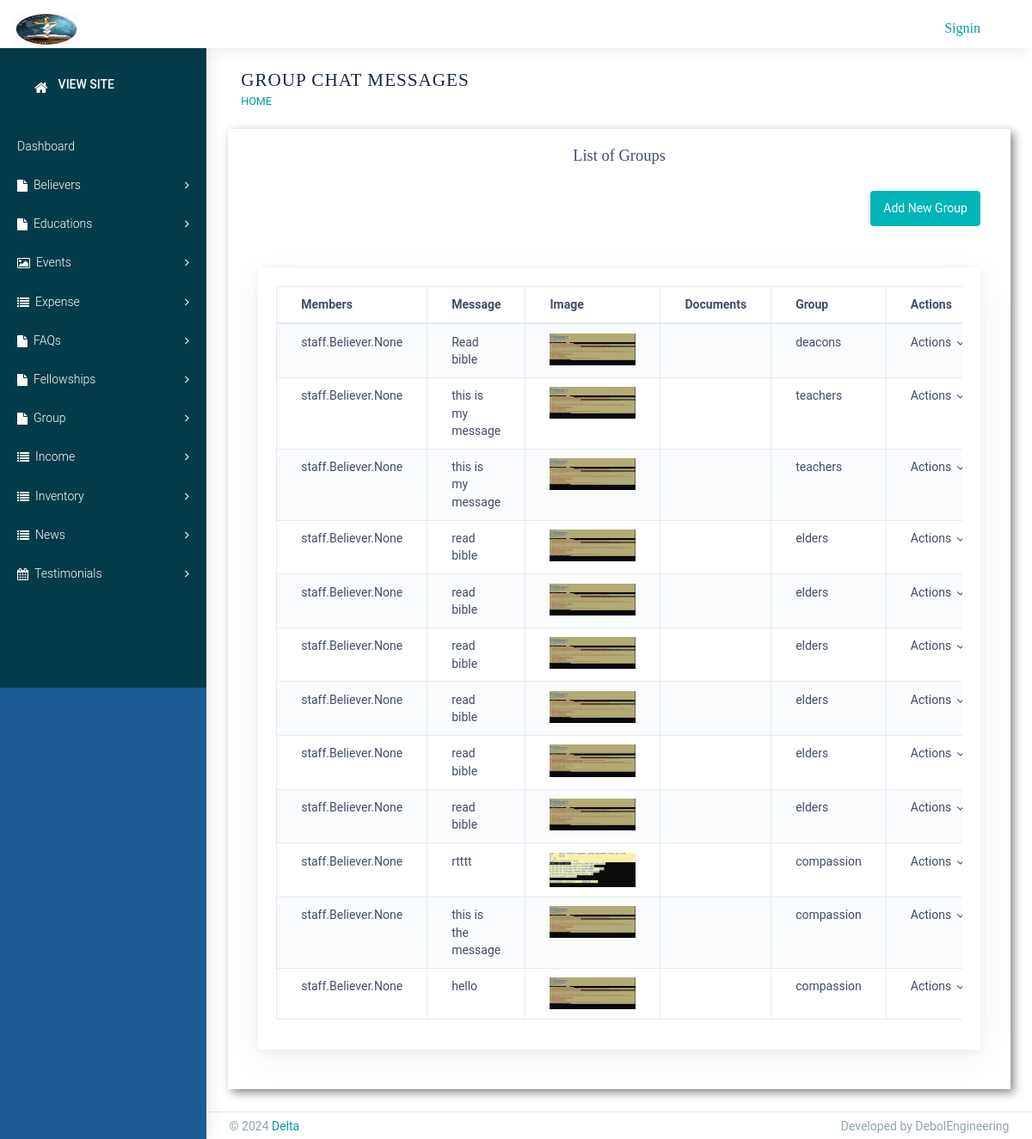
Page /staff/group/ on the committed database.
### staff/models.py (models this page shows)
class GroupChat(models.Model):
    members = models.ManyToManyField('Believer')
    message = models.TextField()
    image = models.ImageField(upload_to='group_chat', blank=True, null=True)
    documents = models.FileField(upload_to='group_chat_documents', blank=True, null=True)
    GROUP_CHOICES = [
        ('prayer', 'Prayer'),
        ('classes', 'classes'),
        ('compassion', 'Compassion'),
        ('quires', 'Quires'),
        ('pastors', 'Pastors'),
        ('deacons', 'Deacons'),
        ('elders', 'Elders'),
        ('teachers', 'Teachers'),
    ]
    group = models.CharField(max_length=100, choices=GROUP_CHOICES)

### staff/views.py (the view)
# urls.py: path('group/', GroupList.as_view(), name='group_list'),
class GroupList(View):
    template_name='staff/Groups/list_group.html'
    def get(self, request):
        groups = GroupChat.objects.all()
        return render(request, self.template_name, {'groups':groups})

### Templates/staff/Groups/list_group.html (shortened to what this page needs)
{% extends 'staff/base.html' %}
{% load static %}
{% block title %}
Group Chat Messages
{% endblock %}
{% block content %}
<div class="site-main">
    <section class="ttm-row clearfix">
        <div class="container">
            <div class="row pt-60 res-991-pt-0">
                <div class="col-lg-12">
                    <div class="pr-40 res-991-pr-0 res-991-pb-30">
                        <h4 class="h4-md " style="margin-bottom: 30px ; text-align: center;">List of Groups</h4>
                        <div class="row justify-content-end">
                            <div class="col-auto">
                                <a href="{% url 'staff:group_add' %}" class="btn btn-primary mb-4">Add New Group</a>
                            </div>
                        </div>
                        <div class="card">
                            <div class="card-body">
                                <div class="table-responsive">
                                    <table class="table table-striped table-bordered multi-ordering">
                                        <thead>
                                            <tr>
                                                <th>Members</th>
                                                <th>Message</th>
                                                <th>Image</th>
                                                <th>Documents</th>
                                                <th>Group</th>
                                                <th>Actions</th>
                                            </tr>
                                        </thead>
                                        <tbody>
                                            {% for message in groups %}
                                            <tr>
                                                <td>{{ message.members }}</td>
                                                <td>{{ message.message }}</td>
                                                <td>
                                                    {% if message.image %}
                                                    <img src="{{ message.image.url }}" alt="Image"
                                                        style="max-width: 100px;">
                                                    {% endif %}
                                                </td>
                                                <td>
                                                </td>
                                                <td>{{ message.group }}</td>
                                                <td>
                                                    <span class="dropdown">
                                                        <a id="btnSearchDrop31" data-toggle="dropdown"
                                                            aria-haspopup="true" aria-expanded="true"
                                                            class="dropdown-toggle dropdown-menu-right">
                                                            Actions</a>
                                                </td>
                                            </tr>
                                            {% endfor %}
                                        </tbody>
                                    </table>
                                </div>
                            </div>
                        </div>
                    </div>
                </div>
            </div>
        </div>
    </section>
</div>
{% endblock %}

### Templates/staff/base.html (shortened to what this page needs)
{% load static %}
<!DOCTYPE html>
<html class="loading" lang="en" data-textdirection="ltr">
  <head>
    {% include 'staff/head.html' %}
  </head>
  <body id="id_bar" class="vertical-layout vertical-menu-modern 2-columns   fixed-navbar " data-open="click"
    data-menu="vertical-menu-modern" data-col="2-columns">
    {% include 'staff/header.html' %}
    <div class="main-menu menu-fixed menu-dark menu-accordion menu-shadow expan" data-scroll-to-active="true">
      <div class="main-menu-content" style="margin-bottom: 40px; ">
        <ul class="navigation navigation-main " id="main-menu-navigation" data-menu="menu-navigation"
          style=" background-color:#033b4a; padding-bottom: 110px;">
          <li class=" nav-item navigation-header {% block dashboard %} {% endblock %}">
            <a href=""><i class="fa fa-home"></i><span class="menu-title">View Site</span></a>
          </li>
          <br>
          <li class=" nav-item {% block index %} {% endblock %}">
            <a href="{% url 'staff:index' %}">
              <span class="menu-title">Dashboard </span>
            </a>
          </li>
          <li class=" nav-item {% block believer %} {% endblock %}">
            <a href="#">
              <span class="menu-title"><i class="fa fa-file"></i>Believers</span>
            </a>
          </li>
          <li class=" nav-item {% block education %} {% endblock %}">
            <a href="#">
              <span class="menu-title"><i class="fa fa-file"></i>Educations</span>
            </a>
          </li>
          <li class=" nav-item {% block events %} {% endblock %}">
            <a href="#">
              <span class="menu-title"><i class="fa fa-image"></i>Events</span>
            </a>
          </li>
          <li class=" nav-item {% block expense %} {% endblock %}">
            <a href="#">
              <span class="menu-title"><i class="fa fa-list"></i>Expense</span>
            </a>
          </li>
          <li class=" nav-item {% block faq %} {% endblock %}">
            <a href="#">
              <span class="menu-title"><i class="fa fa-file"></i>FAQs</span>
            </a>
          </li>
          <li class=" nav-item {% block fellowship %} {% endblock %}">
            <a href="#">
              <span class="menu-title"><i class="fa fa-file"></i>Fellowships</span>
            </a>
          </li>
          <li class=" nav-item {% block group %} {% endblock %}">
            <a href="#">
              <span class="menu-title"><i class="fa fa-file"></i>Group</span>
            </a>
          </li>
          <li class=" nav-item {% block income %} {% endblock %}">
            <a href="#">
              <span class="menu-title"><i class="fa fa-list"></i>Income</span>
            </a>
          </li>
          <li class=" nav-item {% block inventory %} {% endblock %}">
            <a href="#">
              <span class="menu-title"><i class="fa fa-list"></i>Inventory</span>
            </a>
          </li>
          <li class=" nav-item {% block news %} {% endblock %}">
            <a href="#">
              <span class="menu-title"><i class="fa fa-list"></i>News</span>
            </a>
          </li>
          <li class=" nav-item {% block testimonial %} {% endblock %}">
            <a href="#">
              <span class="menu-title"><i class="fa fa-calendar"></i>Testimonials</span>
            </a>
          </li>
        </ul>
      </div>
    </div>
    <div class="app-content content" style="background: #fff;">
      <div class="content-wrapper">
        <div class="content-header-left col-md-6 col-12 mb-2">
          <h3 class="content-header-title mb-0">{% block title %}{% endblock %}</h3>
          <div class="row breadcrumbs-top">
            <div class="breadcrumb-wrapper col-12">
              <ol class="breadcrumb">
                <li class="breadcrumb-item"><a href="{% url 'staff:index' %}">Home</a></li>
              </ol>
            </div>
          </div>
        </div>
        <div class="content-body" style="box-shadow: 4px 4px 10px #888888; padding: 20px;">
          {% block content %}
          {% endblock %}
        </div>
      </div>
    </div>
    <footer class="footer footer-static footer-light navbar-border">
      <p class="clearfix blue-grey lighten-2 text-sm-center mb-0 px-2"><span
          class="float-md-left d-block d-md-inline-block"> &copy; 2024 <a
            class="text-bold-800 text-center grey darken-2" href="#" target="_blank">Delta</a></span><span
          class="float-md-right d-none d-lg-block">Developed by DebolEngineering</span>
      </p>
    </footer>
  </body>
</html>

### Templates/staff/head.html (shortened to what this page needs)
{% load static %}
 <link rel="stylesheet" type="text/css" href="{% static 'staff/vendors/css/vendors.min.css' %}">
<link rel="stylesheet" type="text/css" href="{% static 'staff/css/bootstrap.min.css' %}">
<link rel="stylesheet" type="text/css" href="{% static 'staff/css/bootstrap-extended.min.css' %}">
<link rel="stylesheet" type="text/css" href="{% static 'staff/vendors/css/tables/datatable/datatables.min.css' %}">
<link rel="stylesheet" type="text/css" href="{% static 'staff/css/colors.min.css' %}">
<link rel="stylesheet" type="text/css" href="{% static 'staff/css/components.min.css' %}">
<link rel="stylesheet" type="text/css" href="{% static 'staff/css/core/palette-gradient-vertical-menu-modern.min.css' %}">
<link rel="stylesheet" type="text/css" href="{% static 'staff/fonts/font-awesome/css/font-awesome.min.css' %}">

### Templates/staff/header.html (shortened to what this page needs)
{%load static %}
<nav class="header-navbar navbar-expand-lg navbar navbar-with-menu fixed-top navbar-semi-dark navbar-shadow">
  <div class="navbar-wrapper">
    <div class="navbar-header" style = " background-color:#fff; ">
      <ul class="nav navbar-nav flex-row">
        <li class="nav-item mr-auto"><a class="" href="/"><img class="brand-logo mt-1" width="80px" height="40px" alt="Logo"  src="{% static 'front/img/church_logo.jpg' %}">
            </a>
        </li>
      </ul>
    </div>
    <div class="navbar-container content">
      <div class="collapse navbar-collapse" id="navbar-mobile">
        <ul class="nav navbar-nav float-right">
					{% if user.is_authenticated %}
            <!-- <li class="dropdown dropdown-notification nav-item">
              <a class="nav-link nav-link-label" href="#" data-toggle="dropdown">
                <i class="ficon fa fa-bell"></i>
                <span id="noti_count_span" class="badge badge-pill badge-danger badge-up"></span>
              </a>
              <ul class="dropdown-menu dropdown-menu-media dropdown-menu-right">
                <li class="dropdown-menu-header">
                  <h6 class="dropdown-header m-0">
                    <span class="grey darken-2">Notifications</span>
                    <span id ="noti_count_span2"class="notification-tag badge badge-danger float-right m-0"></span>
                    <i id="read_all" title="Mark all notificatins to 'Read' status." onclick="markallread()" class="fa fa-eye"></i>
                  </h6>
                </li>
                <li id="unread_notis_list" class="scrollable-container media-list">
                </li>
                <li class="dropdown-menu-footer"><a class="dropdown-item text-muted text-center" href="">List All Notifications</a></li>
              </ul>
            </li> -->
            <li class="dropdown dropdown-user nav-item">
              <a class="dropdown-toggle nav-link dropdown-user-link" href="#" data-toggle="dropdown">
                <div class="avatar avatar-online" style="width:32px; height: 32px;">
                  {% if user.profile %}
                    <img  style="width: 32px; height: 32px;" src="{{user.profile.url}}" alt="user profile image">
                  {% else %}
                  <img style="width: 32px; height: 32px;" src="{% static 'front/img/user.png' %}" alt="avatar">
                  {% endif %}
                </div>
                <span class="user-name">{% if user %} {{user.full_name}} {% endif %}</span>
              </a>
              <div class="dropdown-menu dropdown-menu-right">
                <a class="dropdown-item" href="{% url 'useracc:user_profile' %}">My Profile</a>
                <div class="dropdown-divider"></div>
                <a class="dropdown-item" onclick="return confirm('Do you want to Logout?') " href="{% url 'useracc:logout' %}">
                   Logout
                </a>
              </div>
            </li>
          {% else %}
          <a class=" pt-2 pr-3" href="{% url 'useracc:login' %}" style="font-size: 16px;">
            Signin </a>
          {% endif %}
        </ul>
      </div>
    </div>
  </div>
</nav>

### rows in the picture
GroupChat: members "staff.Believer.None", message "Read bible", image (picture), group "deacons"
GroupChat: members "staff.Believer.None", message "this is my message", image (picture), group "teachers"
GroupChat: members "staff.Believer.None", message "this is my message", image (picture), group "teachers"
GroupChat: members "staff.Believer.None", message "read bible", image (picture), group "elders"
GroupChat: members "staff.Believer.None", message "read bible", image (picture), group "elders"
GroupChat: members "staff.Believer.None", message "read bible", image (picture), group "elders"
GroupChat: members "staff.Believer.None", message "read bible", image (picture), group "elders"
GroupChat: members "staff.Believer.None", message "read bible", image (picture), group "elders"
GroupChat: members "staff.Believer.None", message "read bible", image (picture), group "elders"
GroupChat: members "staff.Believer.None", message "rtttt", image (picture), group "compassion"
GroupChat: members "staff.Believer.None", message "this is the message", image (picture), group "compassion"
GroupChat: members "staff.Believer.None", message "hello", image (picture), group "compassion"
